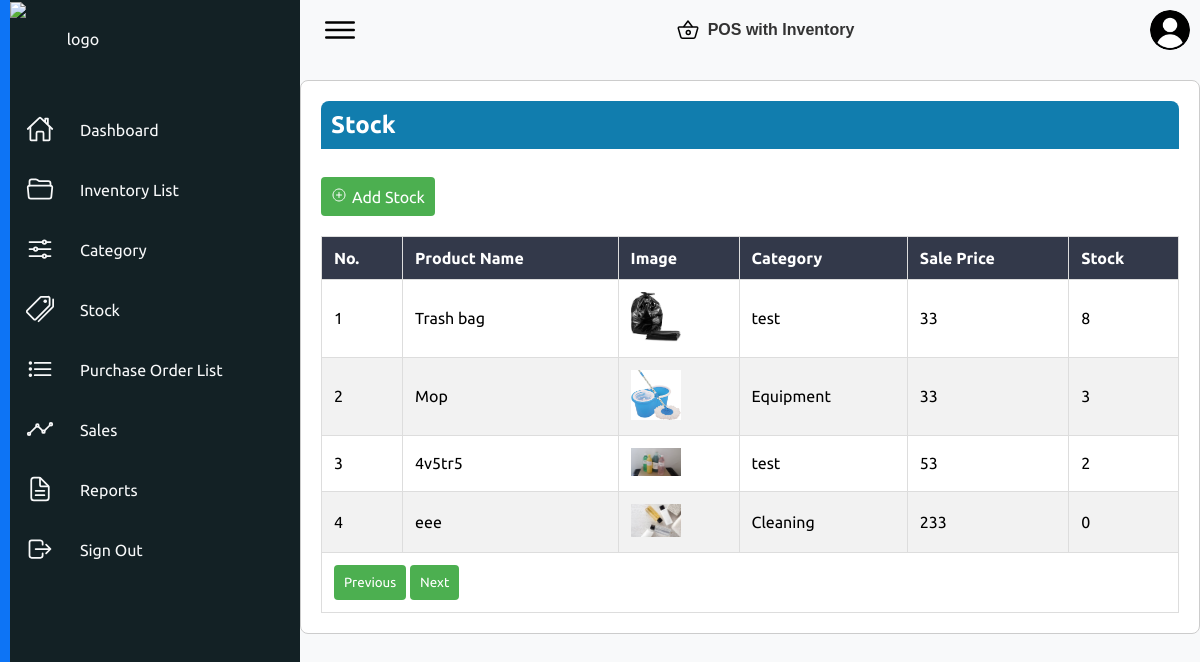
/Cashier/stock.php, run on the app's committed database.
### tables this page shows
CREATE TABLE `tbl_product` (
  `pid` int(11) NOT NULL,
  `pimage` varchar(255) NOT NULL,
  `pname` varchar(200) NOT NULL,
  `pcategory` int(11) NOT NULL,
  `saleprice` float NOT NULL,
  `stock_quantity` int(11) NOT NULL,
  `pdescription` varchar(250) NOT NULL
);

CREATE TABLE `tbl_category` (
  `category_id` int(11) NOT NULL,
  `category_name` varchar(255) NOT NULL
);

### Cashier/stock.php (the view, shortened to what this page needs)
<?php
include '../connections.php';
$sql = "SELECT p.*, c.category_name FROM tbl_product p
        JOIN tbl_category c ON p.pcategory = c.category_id";
$result = mysqli_query($conn, $sql);
?>
<!DOCTYPE html>
<html lang="en">
<head>
    <link rel="stylesheet" href="./assets/css/style.css">
    <?php include("nav.php"); ?>
</head>
<body>
<div class="stock-content">
    <h2 class="content-header">Stock </h2><br>
    <button id="addStockBtn" class="add-stock-btn" onclick="openModal('addStockModal')"><ion-icon name="add-circle-outline"></ion-icon>Add Stock</button>
<table id="stockTable">
            <thead>
                <tr>
                    <th>No.</th>
                    <th>Product Name</th>
                    <th>Image</th>
                    <th>Category</th>
                    <th>Sale Price</th>
                    <th>Stock</th>
                </tr>
            </thead>
            <tbody>
                <?php
                $counter = 1;
                while ($row = mysqli_fetch_assoc($result)) {
                    echo "<tr>";
                    echo "<td>{$counter}</td>";
                    echo "<td>{$row['pname']}</td>";
                    echo "<td><img src='{$row['pimage']}' alt='Product Image' width='50'></td>";
                    if (isset($row['category_name']) && $row['category_name'] !== null) {
                        echo "<td>{$row['category_name']}</td>";
                    } else {
                        echo "<td>N/A</td>";
                    }
                    echo "<td>{$row['saleprice']}</td>";
                    echo "<td>{$row['stock_quantity']}</td>";
                    echo "</tr>";
                    $counter++;
                }
                ?>
            </tbody>
    <tfoot>
        <tr>
            <td colspan="8">
                <button id="prevPageBtn" disabled>Previous</button>
                <button id="nextPageBtn" disabled>Next</button>
            </td>
        </tr>
    </tfoot>
</table>
</body>
</html>

### Cashier/assets/css/style.css (style rules this page uses)
* { font-family: "Ubuntu", sans-serif; margin: 0; padding: 0; box-sizing: border-box; }
:root { --blue: #0d74f5; --white: #f8f9fa; --gray: #e9ecef; --black1: #222; --black2: #999; --red: #f62727; --green:#4CAF50; --black2:#33394a; }
body { min-height: 100vh; overflow-x: hidden; }
.content-header { background-color: #117dae; color: white; font-size: 24px; font-weight: bold; padding: 10px; border-radius: 8px 8px 0 0; }
table { width: 100%; border-collapse: collapse; margin-top: 0px; }
th, td { padding: 12px; text-align: left; border-bottom: 1px solid #ddd; }
button { padding: 10px; background-color: #4CAF50; color: white; border: none; border-radius: 4px; cursor: pointer; }
.content-header { font-size: 24px; font-weight: bold; margin-bottom: 10px; }

### Cashier/stock.php (style rules this page uses)
.stock-content { max-width: 1200px; margin: 20px auto; background-color: white; padding: 20px; border: 1px solid #ccc; border-radius: 8px; width: 100%; overflow: auto; }
.content-header { font-size: 24px; margin-bottom: 10px; }
.add-stock-btn { background-color: #4CAF50; color: white; padding: 10px; border: none; border-radius: 4px; cursor: pointer; font-size: 16px; }
.add-stock-btn ion-icon { margin-right: 5px; }
#stockTable { width: 100%; border-collapse: collapse; margin-top: 20px; }
#stockTable th, #stockTable td { border: 1px solid #ddd; padding: 12px; text-align: left; }
#stockTable th { background-color: #33394a; color: white; }
#stockTable tbody tr:nth-child(even) { background-color: #f2f2f2; }

### data on the page
tbl_product: pname "Trash bag", pimage (picture), tbl_category.category_name "test", saleprice "33", stock_quantity "8"
tbl_product: pname "Mop", pimage (picture), tbl_category.category_name "Equipment", saleprice "33", stock_quantity "3"
tbl_product: pname "4v5tr5", pimage (picture), tbl_category.category_name "test", saleprice "53", stock_quantity "2"
tbl_product: pname "eee", pimage (picture), tbl_category.category_name "Cleaning", saleprice "233", stock_quantity "0"
